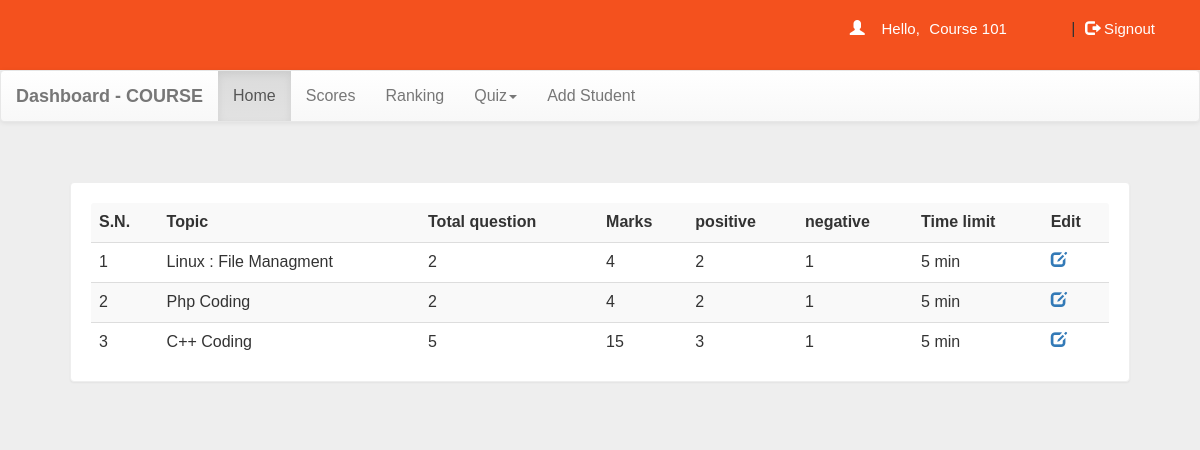
Page /dash.php?q=0 (signed in) on the committed database.
### tables this page shows
CREATE TABLE `quiz` (
  `eid` text NOT NULL,
  `title` varchar(100) NOT NULL,
  `correct` int NOT NULL,
  `wrong` int NOT NULL,
  `total` int NOT NULL,
  `time` bigint NOT NULL,
  `intro` text NOT NULL,
  `tag` varchar(100) NOT NULL,
  `date` timestamp NOT NULL DEFAULT CURRENT_TIMESTAMP ON UPDATE CURRENT_TIMESTAMP,
  `courseId` varchar(50) DEFAULT NULL,
  `calculator` tinyint(1) NOT NULL
);

### dash.php (the view, shortened to what this page needs)
<!DOCTYPE html PUBLIC "-//W3C//DTD XHTML 1.0 Transitional//EN" "http://www.w3.org/TR/xhtml1/DTD/xhtml1-transitional.dtd">
<html xmlns="http://www.w3.org/1999/xhtml">
<head>
<link  rel="stylesheet" href="css/bootstrap.min.css"/>
 <link  rel="stylesheet" href="css/bootstrap-theme.min.css"/>
 <link rel="stylesheet" href="css/main.css">
 <link  rel="stylesheet" href="css/font.css">
<link rel="stylesheet" href="https://pro.fontawesome.com/releases/v5.10.0/css/all.css"/>
</head>
<body  style="background:#eee;">
<div class="header">
<div class="row">
<?php
 include_once 'dbConnection.php';
$courseId=$_SESSION['courseId'];
  if(!(isset($_SESSION['courseId']))){
header("location:index.php");
}
else
{
$name = $_SESSION['name'];
echo '<span class="pull-right top title1" ><span class="log1"><span class="glyphicon glyphicon-user" aria-hidden="true"></span>&nbsp;&nbsp;&nbsp;&nbsp;Hello,</span> <a href="dash.php" class="log log1">'.$name.'</a>&nbsp;|&nbsp;<a href="logout.php?q=dash.php" class="log"><span class="glyphicon glyphicon-log-out" aria-hidden="true"></span>&nbsp;Signout</button></a></span>';
}?>
</div></div>
<nav class="navbar navbar-default title1">
  <div class="container-fluid">
    <div class="navbar-header">
      <a class="navbar-brand" href="dash.php?q=0"><b>Dashboard - COURSE</b></a>
    </div>
    <div class="collapse navbar-collapse" id="bs-example-navbar-collapse-1">
      <ul class="nav navbar-nav">
        <li <?php if(@$_GET['q']==0) echo'class="active"'; ?>><a href="dash.php?q=0">Home<span class="sr-only">(current)</span></a></li>
        <li <?php if(@$_GET['q']==1) echo'class="active"'; ?>><a href="dash.php?q=1">Scores</a></li>
		    <li <?php if(@$_GET['q']==2) echo'class="active"'; ?>><a href="dash.php?q=2">Ranking</a></li>
        <li class="dropdown <?php if(@$_GET['q']==4 || @$_GET['q']==5) echo'active'; ?>">
          <a href="#" class="dropdown-toggle" data-toggle="dropdown" role="button" aria-haspopup="true" aria-expanded="false">Quiz<span class="caret"></span></a>
        </li>
        <li <?php if(@$_GET['q']==6) echo'class="active"'; ?>><a href="dash.php?q=6">Add Student</a></li>
      </ul>
    </div>
  </div>
</nav>
<div class="container">
<div class="row">
<div class="col-md-12">
<?php if(@$_GET['q']==0) {
$result = mysqli_query($con,"SELECT * FROM quiz where courseId='$courseId' ORDER BY date DESC");
echo  '<div class="panel"><table class="table table-striped title1">
<tr><td><b>S.N.</b></td><td><b>Topic</b></td><td><b>Total question</b></td><td><b>Marks</b></td><td><b>positive</b></td><td><b>negative</b></td><td><b>Time limit</b></td><td><b>Edit</b></td></tr>';
$c=1;
while($row = mysqli_fetch_array($result)) {
	$title = $row['title'];
	$total = $row['total'];
	$correct = $row['correct'];
  $wrong = $row['wrong'];
  $time = $row['time'];
	$eid = $row['eid'];
	echo '<tr><td>'.$c++.'</td><td>'.$title.'</td><td>'.$total.'</td><td>'.$correct*$total.'</td><td>'.$correct.'</td><td>'.$wrong.'</td><td>'.$time.'&nbsp;min</td><td><a title="Edit" href="dash.php?q=7&editQuiz='.$eid.'"><b><span class="glyphicon glyphicon-edit" aria-hidden="true"></span></b></a></td>
	</tr>';
}
echo '</table></div>';
}
?>
</div>
</div></div>
</body>
</html>

### css/main.css (style rules this page uses)
body { overflow-x: hidden; width: 100%; font-size: 12px !important; font-family: Montserrat, sans-serif; background: #eee; min-height: 550px; background-attachment: fixed; }
.panel { border-color: #eee; margin: 40px; padding: 20px; font: 15px "Century Gothic", "Times Roman", sans-serif; }
.header { background: #f4511e; height: 70px; }
.title1 { font: 16px "Century Gothic", "Times Roman", sans-serif; }
.top { margin-top: 20px; }
.log1 { font: 15px "Montserrat", sans-serif; color: #fff; margin-left: 10px; }
.log { margin: 10px; margin-right: 60px; margin-left: 5px; color: #fff; text-decoration: none; font-size: 20px; font-size: 15px; }

### rows in the picture
quiz: title "Linux : File Managment", total "2", $correct*$total "4", correct "2", wrong "1", time "5"
quiz: title "Php Coding", total "2", $correct*$total "4", correct "2", wrong "1", time "5"
quiz: title "C++ Coding", total "5", $correct*$total "15", correct "3", wrong "1", time "5"

### other values in the picture
$name "Course 101"
